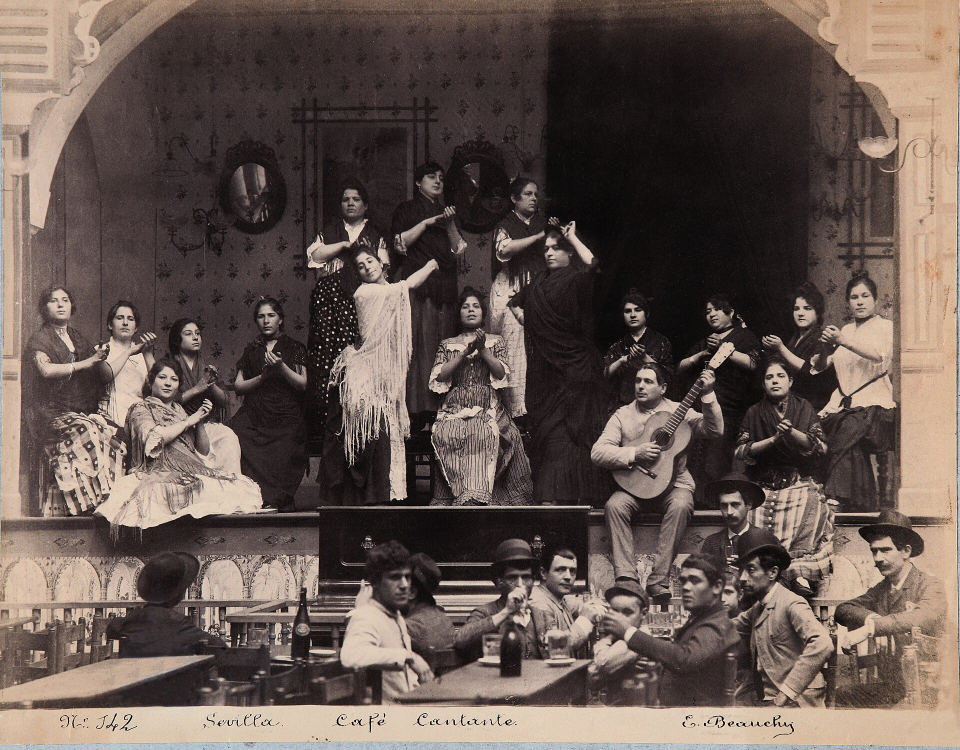
#> input picture cafe-cantante/assets/img/beauchy-cafe-1885.jpg, 1920 x 1500 px (shown at 1/2 size)
$ python halftone.py ../assets/img/beauchy-cafe-1885.jpg out.png 100 100
#> lines starting #> are read from the running program, lines starting #| are printed output that depends on the picture
#!/usr/bin/env python3
"""Turn a photo or engraving into ink halftone dots on a transparent ground.

The look of the film is printed paper: every image is dots of one ink
(#1B1712), so the kraft or newsprint paper behind it shows through.

Usage: halftone.py SRC OUT WIDTH HEIGHT [--pitch 8] [--crop x0,y0,x1,y1]
                   [--angle 45] [--contrast 1.25] [--gamma 1.0]
Crop is in source-pixel fractions (0..1). The image is cover-fitted to WIDTH x HEIGHT.
"""
import argparse
import math
from PIL import Image, ImageDraw, ImageOps, ImageEnhance

INK = (27, 23, 18)
SS = 3  # supersampling for clean dot edges


def main():
    ap = argparse.ArgumentParser()
    ap.add_argument("src"); ap.add_argument("out")
    ap.add_argument("width", type=int); ap.add_argument("height", type=int)
    ap.add_argument("--pitch", type=float, default=8)
    ap.add_argument("--crop", default="0,0,1,1")
    ap.add_argument("--angle", type=float, default=45)
    ap.add_argument("--contrast", type=float, default=1.25)
    ap.add_argument("--gamma", type=float, default=1.0)
    ap.add_argument("--max-dot", type=float, default=0.72,
                    help="dot radius at full black, as a fraction of pitch")
    a = ap.parse_args()

    im = Image.open(a.src).convert("L")
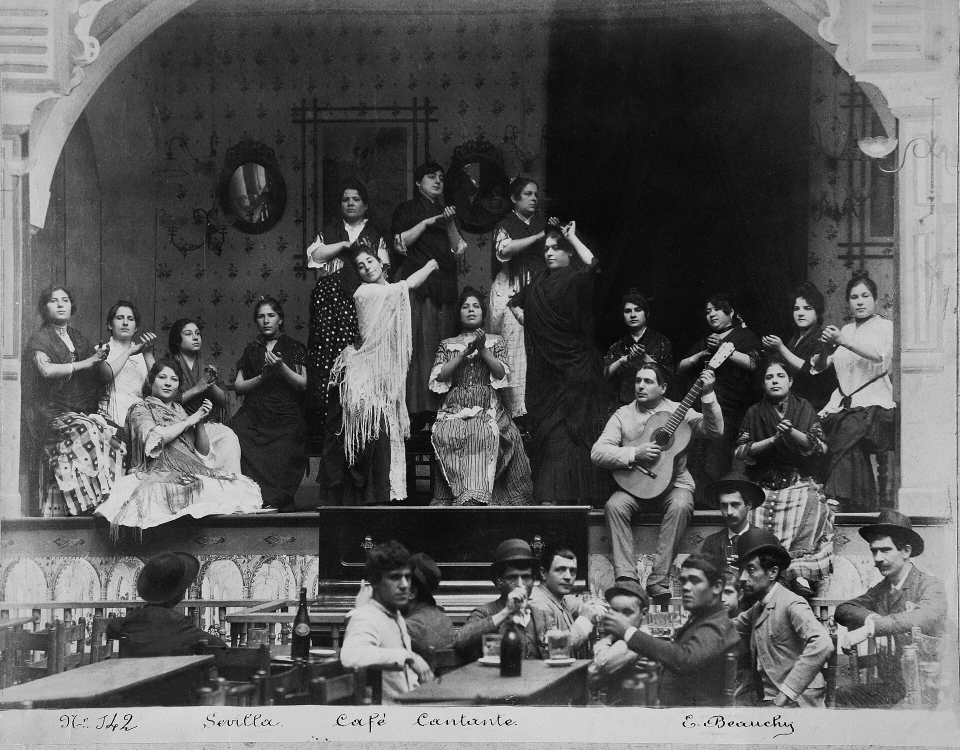
#> im: PIL image 1920x1500 L (shown at 1/2 size); min 0, max 255, mean 90.7
    x0, y0, x1, y1 = (float(v) for v in a.crop.split(","))
    im = im.crop((int(x0 * im.width), int(y0 * im.height), int(x1 * im.width), int(y1 * im.height)))
    im = ImageOps.fit(im, (a.width, a.height), Image.LANCZOS)
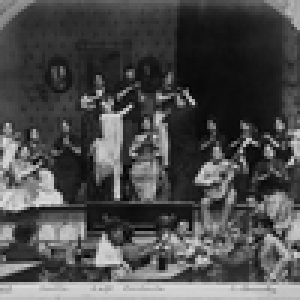
#> im: PIL image 100x100 L (shown 3 times larger); min 0, max 221, mean 76.2
    im = ImageOps.autocontrast(im, cutoff=1)
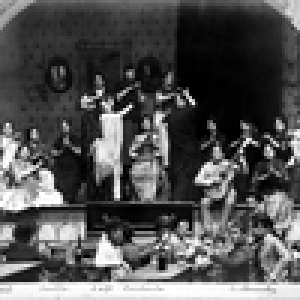
#> im: PIL image 100x100 L (shown 3 times larger); min 0, max 255, mean 82.5
    im = ImageEnhance.Contrast(im).enhance(a.contrast)
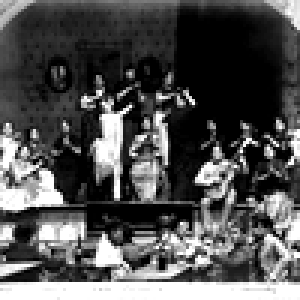
#> im: PIL image 100x100 L (shown 3 times larger); min 0, max 255, mean 82.1

    W, H = a.width * SS, a.height * SS
    p = a.pitch * SS
    big = im.resize((W, H), Image.BILINEAR)
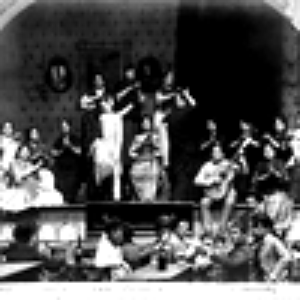
#> big: PIL image 300x300 L; min 0, max 255, mean 82.1
    mask = Image.new("L", (W, H), 0)
#> mask: PIL image 300x300 L; every value is 0
    d = ImageDraw.Draw(mask)
    th = math.radians(a.angle)
    c, s = math.cos(th), math.sin(th)
    cx, cy = W / 2, H / 2
    R = math.hypot(W, H) / 2 + p
    n = int(R / p) + 1
    px = big.load()
    for i in range(-n, n + 1):
        for j in range(-n, n + 1):
            u, v = i * p, j * p
            x = cx + u * c - v * s
            y = cy + u * s + v * c
            if not (-p <= x < W + p and -p <= y < H + p):
                continue
            sx, sy = min(W - 1, max(0, int(x))), min(H - 1, max(0, int(y)))
            dark = 1 - (px[sx, sy] / 255.0)
            dark = dark ** a.gamma
            r = a.max_dot * p * math.sqrt(dark)
            if r > 0.35 * SS:
                d.ellipse((x - r, y - r, x + r, y + r), fill=255)
    mask = mask.resize((a.width, a.height), Image.LANCZOS)
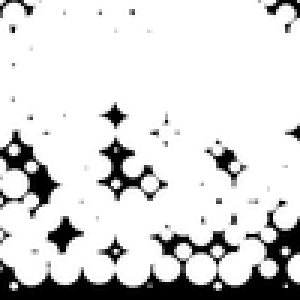
#> mask: PIL image 100x100 L (shown 3 times larger); min 0, max 255, mean 215.4
    out = Image.new("RGBA", (a.width, a.height), INK + (0,))
    out.putalpha(mask)
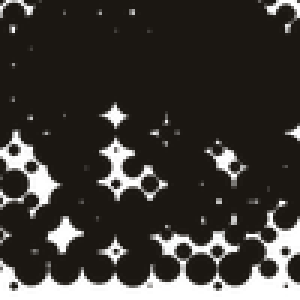
#> out: PIL image 100x100 RGBA (shown 3 times larger); mean R, G, B, A 27, 23, 18, 215.4; transparent parts drawn white
    out.save(a.out, optimize=True)
    print("wrote", a.out, a.width, "x", a.height)


if __name__ == "__main__":
    main()

$ run again, on cafe-cantante/assets/img/silverio-1875.jpg
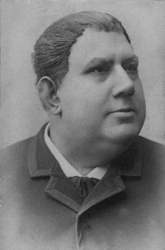
#> input picture cafe-cantante/assets/img/silverio-1875.jpg, 165 x 250 px
#> in main, `mask = mask.resize((a.width, a.height), Image.LANCZOS)`:
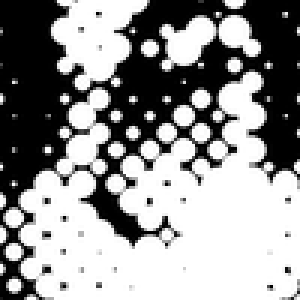
#> mask: PIL image 100x100 L (shown 3 times larger); min 0, max 255, mean 149.3
#> in main, `out.putalpha(mask)`:
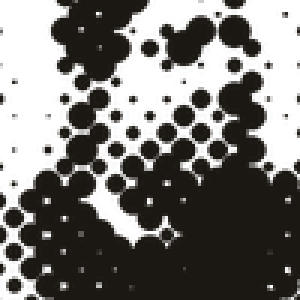
#> out: PIL image 100x100 RGBA (shown 3 times larger); mean R, G, B, A 27, 23, 18, 149.3; transparent parts drawn white
